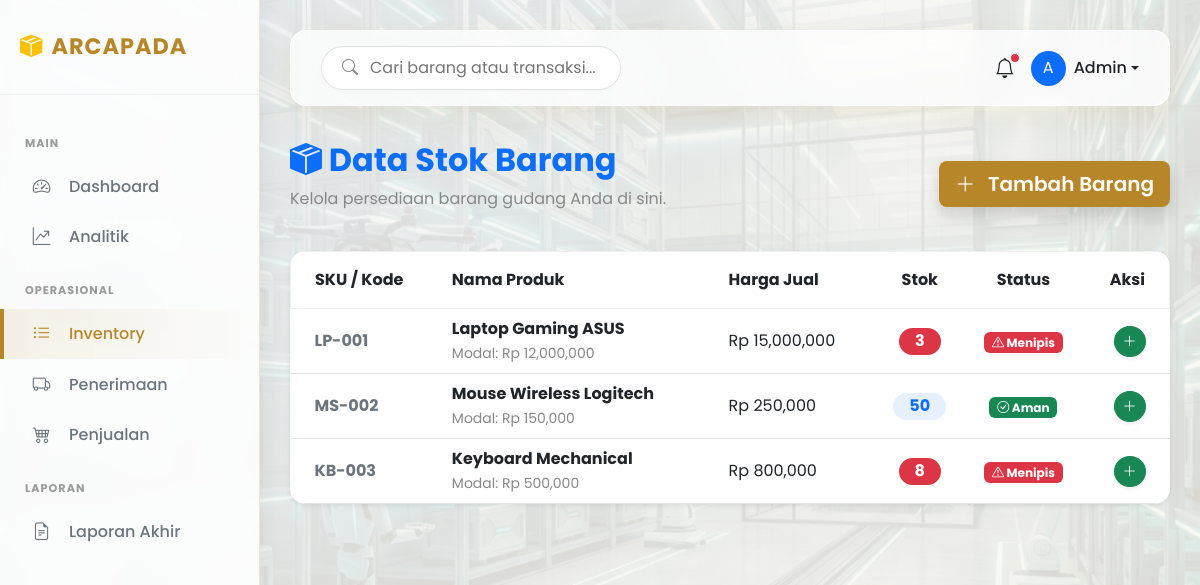
Before: /inventory (signed in) with the older database file.
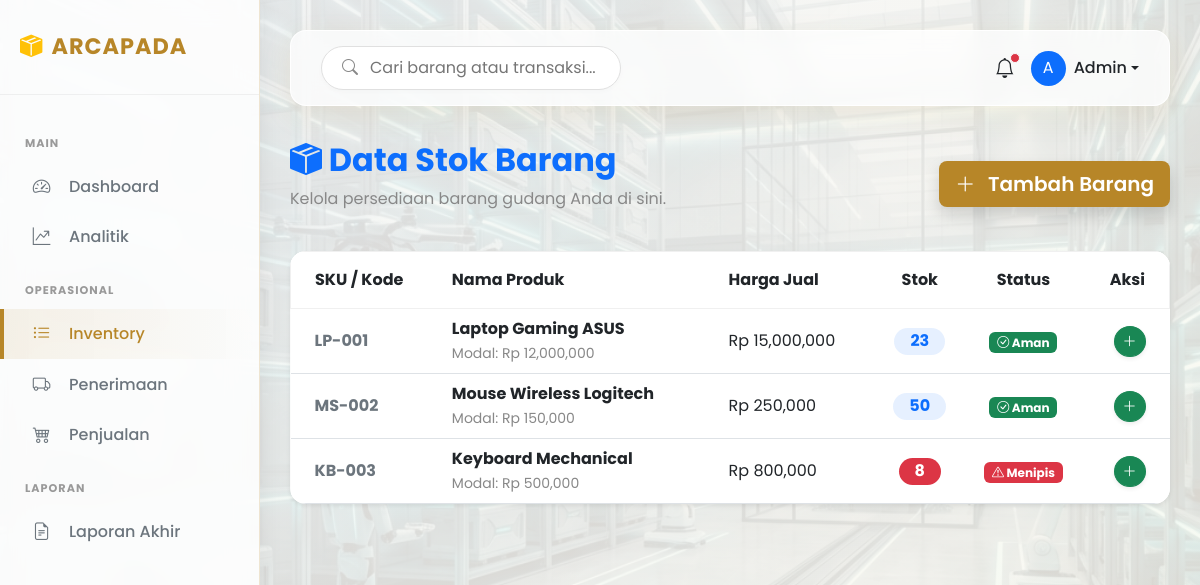
After: the same page with the newer database file.
### app/models.py (models this page shows, shortened)
class Product(db.Model):
    __tablename__ = 'products'
    id = db.Column(db.Integer, primary_key=True)
    sku = db.Column(db.String(20), unique=True, nullable=False)
    name = db.Column(db.String(100), nullable=False)
    description = db.Column(db.Text, nullable=True)
    price = db.Column(db.Float, nullable=False)
    cost = db.Column(db.Float, nullable=False)
    stock_quantity = db.Column(db.Integer, default=0)
    min_stock_threshold = db.Column(db.Integer, default=10)
    transactions = db.relationship('Transaction', backref='product', lazy=True)

### app/controllers/web_controller.py (the view)
@web_bp.route('/inventory')
def inventory():
    if 'user_id' not in session: return redirect(url_for('auth.login_web'))
    products = Product.query.all()
    return render_template('index.html', products=products)

### app/templates/index.html (shortened to what this page needs)
{% extends "base.html" %}
{% block content %}
<div class="d-flex justify-content-between align-items-center mb-4">
    <div>
        <h2 class="fw-bold text-primary"><i class="bi bi-box-seam-fill"></i> Data Stok Barang</h2>
        <p class="text-muted">Kelola persediaan barang gudang Anda di sini.</p>
    </div>
    <button class="btn btn-primary btn-lg shadow" data-bs-toggle="modal" data-bs-target="#addProductModal">
        <i class="bi bi-plus-lg me-2"></i> Tambah Barang
    </button>
</div>
<div class="card shadow-sm border-0 rounded-4 overflow-hidden">
    <div class="card-body p-0">
        <table class="table table-hover align-middle mb-0">
            <thead class="bg-light">
                <tr>
                    <th class="py-3 ps-4">SKU / Kode</th>
                    <th class="py-3">Nama Produk</th>
                    <th class="py-3">Harga Jual</th>
                    <th class="py-3 text-center">Stok</th>
                    <th class="py-3 text-center">Status</th>
                    <th class="py-3 text-end pe-4">Aksi</th>
                </tr>
            </thead>
            <tbody>
                {% for p in products %}
                <tr>
                    <td class="ps-4 fw-bold text-secondary">{{ p.sku }}</td>
                    <td>
                        <div class="fw-bold text-dark">{{ p.name }}</div>
                        <small class="text-muted">Modal: Rp {{ "{:,.0f}".format(p.cost) }}</small>
                    </td>
                    <td>Rp {{ "{:,.0f}".format(p.price) }}</td>
                    <td class="text-center">
                        <span class="badge rounded-pill {{ 'bg-danger' if p.stock_quantity <= p.min_stock_threshold else 'bg-primary bg-opacity-10 text-primary' }} fs-6 px-3">
                            {{ p.stock_quantity }}
                        </span>
                    </td>
                    <td class="text-center">
                        {% if p.stock_quantity <= p.min_stock_threshold %}
                            <span class="badge bg-danger"><i class="bi bi-exclamation-triangle"></i> Menipis</span>
                        {% else %}
                            <span class="badge bg-success"><i class="bi bi-check-circle"></i> Aman</span>
                        {% endif %}
                    </td>
                    <td class="text-end pe-4">
                        <button class="btn btn-sm btn-success rounded-circle shadow-sm"
                                onclick="openRestockModal('{{ p.id }}', '{{ p.name }}')"
                                title="Tambah Stok">
                            <i class="bi bi-plus-lg"></i>
                        </button>
                    </td>
                </tr>
                {% else %}
                <tr>
                    <td colspan="6" class="text-center py-5 text-muted">Belum ada data barang.</td>
                </tr>
                {% endfor %}
            </tbody>
        </table>
    </div>
</div>
{% endblock %}

Changed rows visible on the page:
changed Product "LP-001": stock_quantity "3" → "23"; stock_quantity "Menipis" → "Aman"
